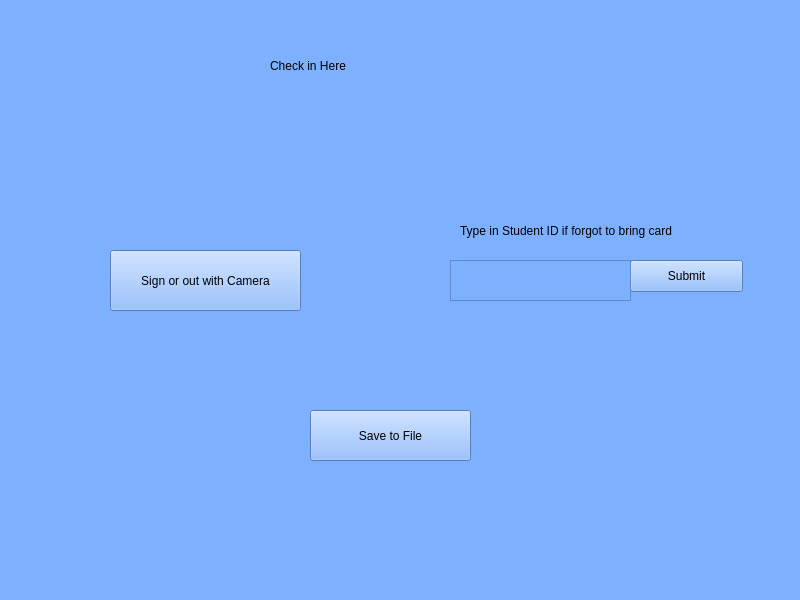
<?xml version="1.0" encoding="UTF-8"?>
<ui version="4.0">
 <class>CheckIn</class>
 <widget class="QWidget" name="CheckIn">
  <property name="geometry">
   <rect>
    <x>0</x>
    <y>0</y>
    <width>800</width>
    <height>600</height>
   </rect>
  </property>
  <property name="windowTitle">
   <string>CheckIn</string>
  </property>
  <property name="styleSheet">
   <string notr="true">
background-color: rgb(125, 177, 255);</string>
  </property>
  <widget class="QLabel" name="label">
   <property name="geometry">
    <rect>
     <x>270</x>
     <y>40</y>
     <width>251</width>
     <height>51</height>
    </rect>
   </property>
   <property name="styleSheet">
    <string notr="true">font: 40pt &quot;.AppleSystemUIFont&quot;;</string>
   </property>
   <property name="text">
    <string>Check in Here</string>
   </property>
  </widget>
  <widget class="QPushButton" name="camera">
   <property name="geometry">
    <rect>
     <x>110</x>
     <y>250</y>
     <width>191</width>
     <height>61</height>
    </rect>
   </property>
   <property name="styleSheet">
    <string notr="true">font: 14pt &quot;.AppleSystemUIFont&quot;;
selection-color: #AC8887</string>
   </property>
   <property name="text">
    <string>Sign or out with Camera</string>
   </property>
  </widget>
  <widget class="QLabel" name="label_2">
   <property name="geometry">
    <rect>
     <x>460</x>
     <y>210</y>
     <width>291</width>
     <height>41</height>
    </rect>
   </property>
   <property name="text">
    <string>Type in Student ID if forgot to bring card</string>
   </property>
  </widget>
  <widget class="QPushButton" name="save">
   <property name="geometry">
    <rect>
     <x>310</x>
     <y>410</y>
     <width>161</width>
     <height>51</height>
    </rect>
   </property>
   <property name="text">
    <string>Save to File</string>
   </property>
  </widget>
  <widget class="QPushButton" name="submit">
   <property name="geometry">
    <rect>
     <x>630</x>
     <y>260</y>
     <width>113</width>
     <height>32</height>
    </rect>
   </property>
   <property name="text">
    <string>Submit</string>
   </property>
  </widget>
  <widget class="QPlainTextEdit" name="plainTextEdit">
   <property name="geometry">
    <rect>
     <x>450</x>
     <y>260</y>
     <width>181</width>
     <height>41</height>
    </rect>
   </property>
  </widget>
 </widget>
 <resources/>
 <connections/>
</ui>
